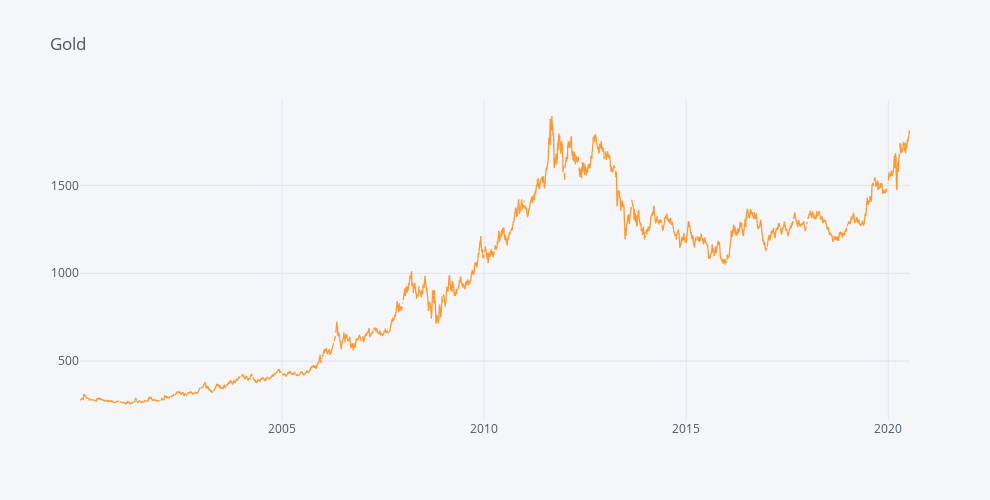

This figure's notebook cell:
### Code cell
gold.iplot(dimensions=pa.dimensions, title='Gold')

### Figure 1 — Plotly figure (JSON) as saved in the notebook; plotly's stock layout.template omitted (floating-point values rounded to 4 significant figures; data arrays with more than 128 entries replaced by an {"elided": "..."} marker saying what was removed)
{"data": [{"line": {"color": "rgba(255, 153, 51, 1.0)", "dash": "solid", "shape": "linear", "width": 1.3}, "mode": "lines", "name": "Gold", "text": "", "type": "scatter", "x": {"elided": "5358 str values"}, "y": {"elided": "5358 mixed values"}}], "layout": {"height": 500, "legend": {"bgcolor": "#F5F6F9", "font": {"color": "#4D5663"}}, "paper_bgcolor": "#F5F6F9", "plot_bgcolor": "#F5F6F9", "title": {"font": {"color": "#4D5663"}, "text": "Gold"}, "width": 990, "xaxis": {"autorange": true, "gridcolor": "#E1E5ED", "range": ["2000-01-03", "2020-07-15"], "showgrid": true, "tickfont": {"color": "#4D5663"}, "title": {"font": {"color": "#4D5663"}, "text": ""}, "type": "date", "zerolinecolor": "#E1E5ED"}, "yaxis": {"autorange": true, "gridcolor": "#E1E5ED", "range": [164.9, 1986.0], "showgrid": true, "tickfont": {"color": "#4D5663"}, "title": {"font": {"color": "#4D5663"}, "text": ""}, "type": "linear", "zerolinecolor": "#E1E5ED"}}}
